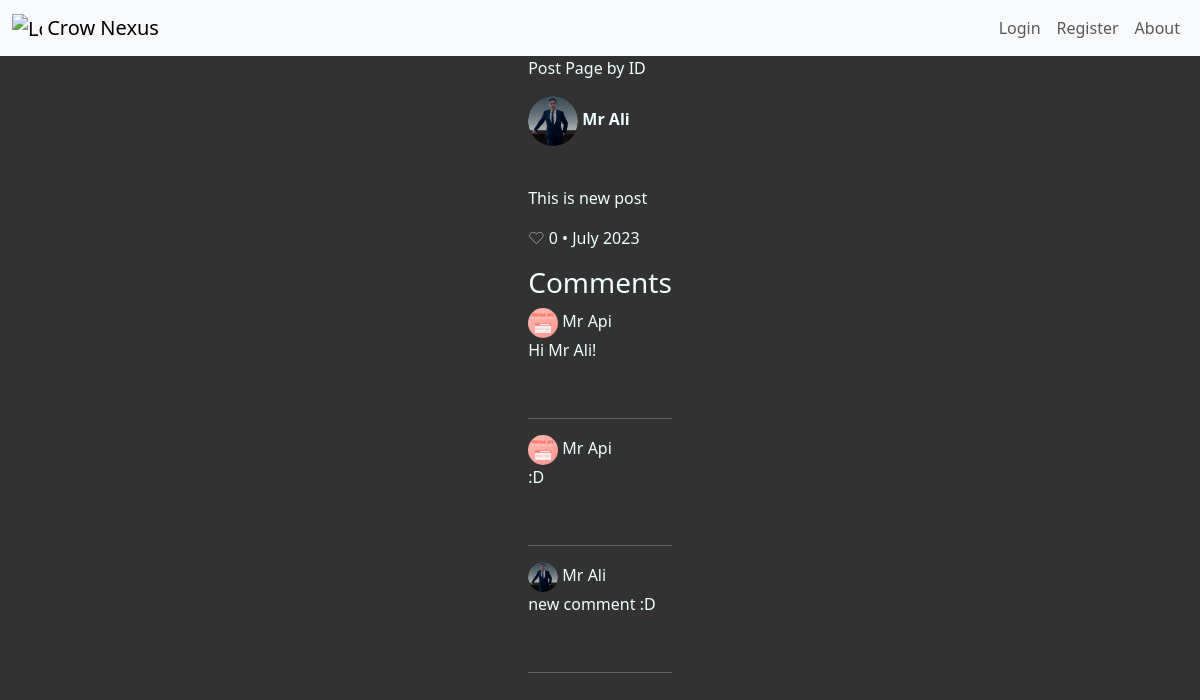
The app's page /showpost/2 with its own data.
### main.py (models this page shows)
    class User(db.Model, UserMixin):
        __tablename__ = 'user'
        id = db.Column(db.Integer, primary_key=True)
        username = db.Column(db.String(40), nullable=False, unique=False)
        email = db.Column(db.String(80), nullable=False, unique=True)
        phone_number = db.Column(db.String(20))
        password = db.Column(db.String(100), nullable=False)
        created_at = db.Column(db.DateTime, default=datetime.utcnow)
        updated_at = db.Column(
            db.DateTime, default=datetime.utcnow, onupdate=datetime.utcnow)
        is_blocked = db.Column(db.Boolean, default=False)
        profile_picture = db.Column(db.String(100))
        posts = relationship('Post', back_populates='user')
        comments = db.relationship('Comment', back_populates='user')

    class Post(db.Model):
        __tablename__ = 'post'
        id = db.Column(db.Integer, primary_key=True)
        user_id = db.Column(db.Integer, db.ForeignKey(
            'user.id'), nullable=False)
        body = db.Column(db.Text, nullable=False)
        likes = db.Column(db.Integer, default=0)
        created_at = db.Column(db.DateTime, default=datetime.utcnow)
        updated_at = db.Column(db.DateTime, default=datetime.utcnow)
        user = relationship('User', back_populates='posts')
        comments = db.relationship('Comment', back_populates='post')

    class Comment(db.Model):
        __tablename__ = 'comments'
        id = db.Column(db.Integer, primary_key=True)
        content = db.Column(db.String(255), nullable=False)
        timestamp = db.Column(db.DateTime, nullable=False,
                              default=datetime.utcnow)
        user_id = db.Column(db.Integer, db.ForeignKey(
            'user.id'), nullable=False)
        post_id = db.Column(db.Integer, db.ForeignKey(
            'post.id'), nullable=False)
        user = db.relationship('User', back_populates='comments')
        post = db.relationship('Post', back_populates='comments')

### main.py (the view, shortened to what this page needs)
    @app.route('/showpost/<int:post_id>', methods=['GET', 'POST'])
    def show_post(post_id):
        requested_post = Post.query.get(post_id)
        form = CommentForm()
        if requested_post:
            return render_template('showpost.html', form=form, post=requested_post, current_user=current_user, logged_in=current_user.is_authenticated)
        else:
            flash('Post not found.')
            return redirect(url_for('home'))

### templates/showpost.html (shortened to what this page needs)
{% extends 'base.html' %}
{% block content %}
<p>Post Page by ID</p>
<p>
    <span>
    {% if post.user.profile_picture %}
        <img src="{{ url_for('static', filename='profile_pictures/' + post.user.profile_picture) }}" alt="Profile Picture">
    {% else %}
     <img src="{{ url_for('static', filename='images/blank-profile-pic.png') }}" alt="Profile Picture">
    {% endif %}
    </span>
    <strong> {{ post.user.username }}</strong>
</p>
<br>
<p>{{ post.body }}</p>
 <p style="font-weight:lighter">
    ♡  {{ post.likes }} •
    {{ post.created_at.strftime('%B %Y') }}
    <br>
</p>
 <h3>Comments</h3>
 {% for comment in post.comments %}
 <span>
    {% if comment.user.profile_picture %}
        <img class="comment-img" src="{{ url_for('static', filename='profile_pictures/' + comment.user.profile_picture) }}" alt="Profile Picture">
    {% else %}
     <img src="{{ url_for('static', filename='images/blank-profile-pic.png') }}" alt="Profile Picture">
    {% endif %}
    {{comment.user.username }}
    </span>
     <p>{{ comment.content }}</p>
     <br> <hr>
 {% endfor %}
{% endblock %}

### static/css/styles.css (style rules this page uses)
body { background-color: #323232; color: azure; }
div p img { border-radius: 50%; height: 50px; }
.comment-img { border-radius: 50%; height: 30px; }

### records on screen
User: profile_picture (picture), user.username "Mr Ali"
Post: body "This is new post", likes "0", created_at "July 2023"
Comment: profile_picture (picture), user.username "Mr Api", content "Hi Mr Ali!"
Comment: profile_picture (picture), user.username "Mr Api", content ":D"
Comment: profile_picture (picture), user.username "Mr Ali", content "new comment :D"
